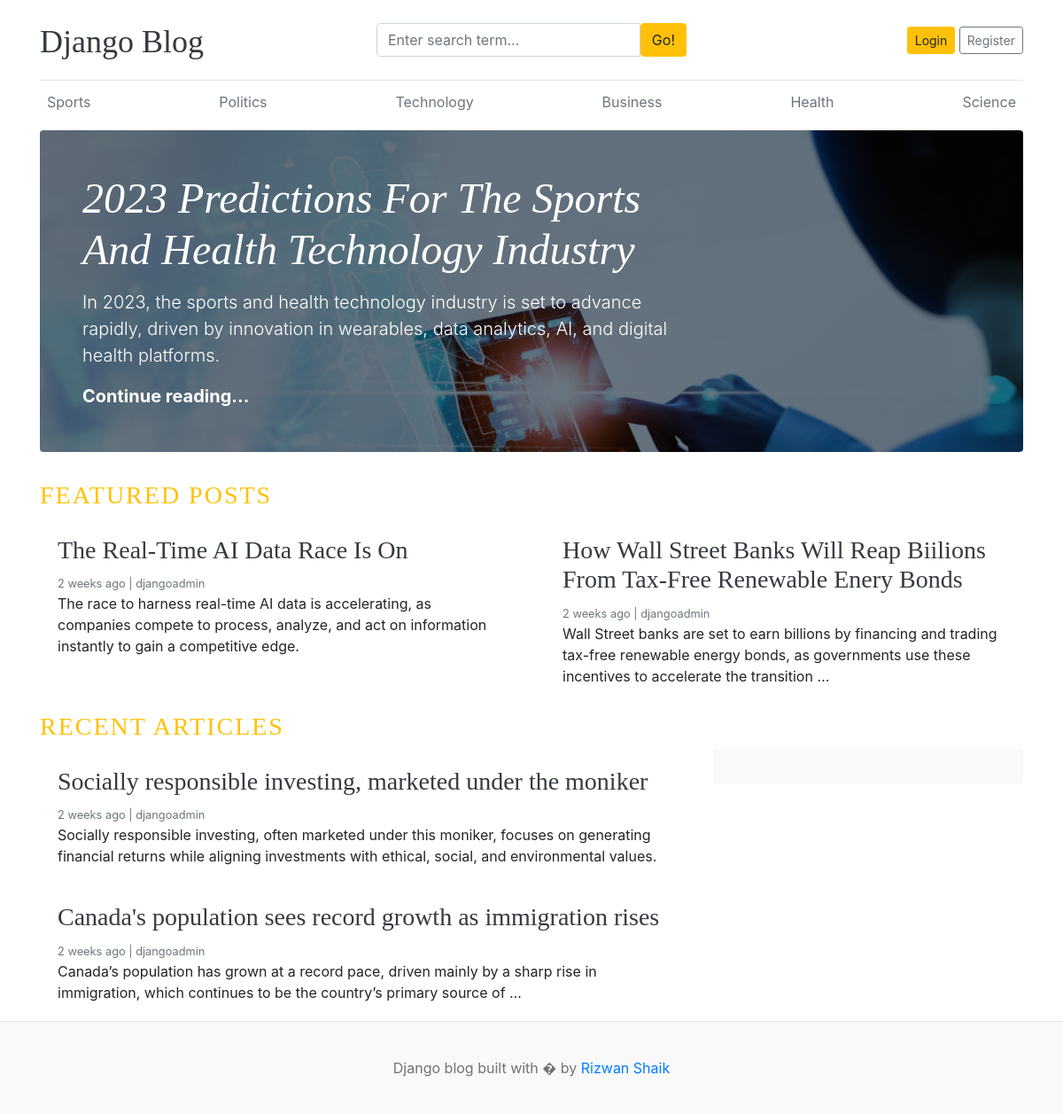
The app's page /, older data.
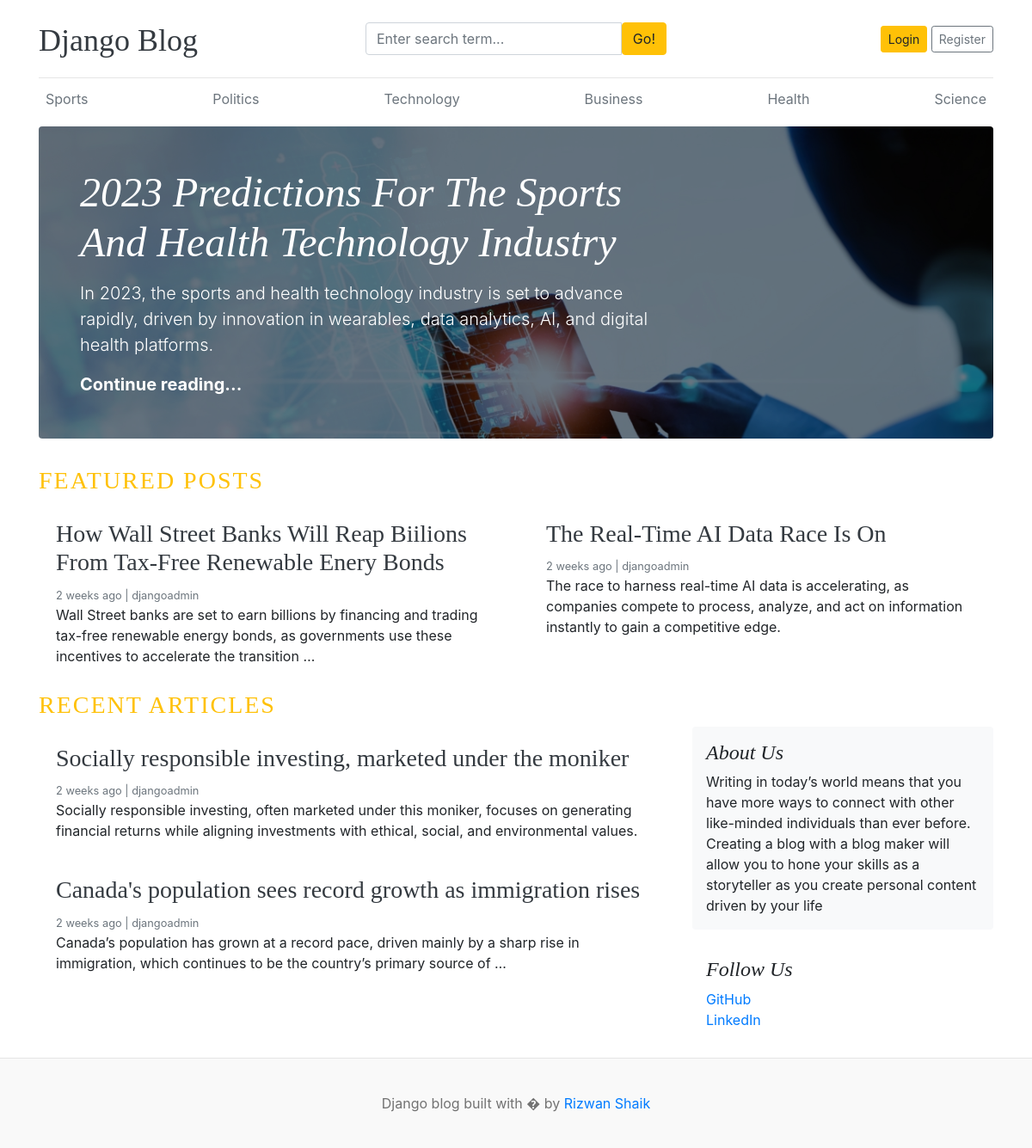
The same page, newer data.
### blogs/models.py (models this page shows, shortened)
class Category(models.Model):
    category_name = models.CharField(max_length=50, unique=True)
    created_at = models.DateTimeField(auto_now_add=True)
    updated_at = models.DateTimeField(auto_now=True)
    class Meta:
        verbose_name_plural = 'categories'

class Blog(models.Model):
    title = models.CharField(max_length=100)
    slug = models.SlugField(max_length=150, unique=True, blank=True)
    category = models.ForeignKey(Category, on_delete=models.CASCADE)
    author = models.ForeignKey(User, on_delete=models.CASCADE)
    feature_image = models.ImageField(upload_to='uploads/%Y/%m/%d')
    short_description = models.TextField(max_length=500)
    blog_body = models.TextField(max_length=2000)
    status = models.CharField(max_length=20,choices=STATUS_CHOICES, default="Draft")
    is_featured = models.BooleanField(default=False)
    created_at = models.DateTimeField(auto_now_add=True)
    updated_at = models.DateTimeField(auto_now=True)

### assignements/models.py (models this page shows, shortened)
class About(models.Model):
    about_heading = models.CharField(max_length=25)
    about_description = models.TextField(max_length=255)
    created_at = models.DateTimeField(auto_now_add=True)
    update_at = models.DateTimeField(auto_now=True)
    class Meta:
        verbose_name_plural = 'About'

class SocialLink(models.Model):
    platform = models.CharField(max_length=25)
    link = models.URLField(max_length=100)
    created_at = models.DateTimeField(auto_now_add=True)
    updated_at = models.DateTimeField(auto_now=True)

### blog_main/views.py (the view)
# urls.py: 2. Add a URL to urlpatterns:  path('', views.home, name='home')
def home(request):
    featured_posts = Blog.objects.filter(is_featured=True, status = 'Published').order_by('updated_at')
    posts = Blog.objects.filter(is_featured=False, status='Published')
    try:
        about = About.objects.get()
    except:
        about = None
    context = {
        'featured_posts': featured_posts,
        'posts': posts,
        'about': about
    }
    return render(request, 'home.html', context)

### blogs/context_processors.py (called while the page is built)
def get_categories(request):
    categories = Category.objects.all()
    return dict(categories=categories)

def get_social_links(request):
    social_links = SocialLink.objects.all()
    return dict(social_links=social_links)

### templates/home.html
{% extends 'base.html' %}
    {% block content %}
      {% for post in featured_posts %}
      {% if forloop.first %}
      <div
        class="jumbotron p-3 p-md-5 text-white rounded bg-dark"
        style="background-image: url({{ post.feature_image.url}});background-blend-mode:overlay;background-size:cover;">
        <div class="col-md-8 px-0">
          <h1 class="display-4 font-italic">{{post.title}}</h1>
          <p class="lead my-3">{{post.short_description | truncatewords:25}}</p>
          <p class="lead mb-0">
            <a href="{% url 'blogs' post.slug %}" class="text-white font-weight-bold"
              >Continue reading...</a
            >
          </p>
        </div>
      </div>
      {% endif%}
      {% endfor %}
      <h3 class="text-uppercase text-warning" style="letter-spacing: 2px">
        Featured Posts
      </h3>
      <div class="row mb-2">
        {% for post in featured_posts %} {% if not forloop.first %}
        <div class="col-md-6">
          <div class="card border-0">
            <div class="card-body">
              <h3><a href="{% url 'blogs' post.slug %}" class="text-dark">{{ post.title }}</h3></a>
              <small class="mb-1 text-muted"
                >{{post.created_at | timesince }} ago | {{post.author}}</small
              >
              <p class="card-text">{{post.short_description | truncatewords:25}}</p>
            </div>
          </div>
        </div>
        {% endif %}
    {% endfor %}
      </div>
<h3 class="text-uppercase text-warning" style="letter-spacing: 2px">
    Recent Articles
  </h3>
      <main role="main" class="container p-0">
        <div class="row">
          <div class="col-md-8 blog-main">
            {% for post in posts %}
            <div class="card border-0">
              <div class="card-body">
                <h3><a href="{% url 'blogs' post.slug %}" class="text-dark">{{ post.title }}</a></h3>
                <small class="mb-1 text-muted"
                  >{{post.created_at | timesince }} ago | {{post.author}}</small
                >
                <p class="card-text">{{post.short_description | truncatewords:25}}</p>
              </div>
            </div>
            {% endfor %}
          </div>
          <aside class="col-md-4 blog-sidebar">
            <div class="p-3 mb-3 bg-light rounded">
              <h4 class="font-italic">{{ about.about_heading}}</h4>
              <p class="mb-0">
                {{ about.about_description}}
              </p>
            </div>
            {% if social_links %}
            <div class="p-3">
              <h4 class="font-italic">Follow Us</h4>
              <ol class="list-unstyled">
                {% for i in social_links %}
                <li><a href="{{ i.link }}" target="_blank">{{ i.platform }}</a></li>
                {% endfor %}
              </ol>
            </div>
            {% endif %}
          </aside>
        </div>
      </main>
    </div>
    {% endblock %}

### templates/base.html (shortened to what this page needs)
{% load static %}
<!DOCTYPE html>
<html lang="en">
  <head>
    <link
      href="https://getbootstrap.com/docs/4.0/dist/css/bootstrap.min.css"
      rel="stylesheet"
    />
    <link href="{% static 'css/blog.css' %}" rel="stylesheet" />
    <link rel="stylesheet" href="https://cdnjs.cloudflare.com/ajax/libs/font-awesome/4.7.0/css/font-awesome.min.css">
  </head>
  <body>
    <div class="container">
      <header class="blog-header py-3">
        <div class="row flex-nowrap justify-content-between align-items-center">
          <div class="col-4 pt-1">
            <a class="blog-header-logo text-dark" href="/">Django Blog</a>
          </div>
          <div class="col-4">
            <form action="{% url 'search' %}" method="GET">
                <div class="input-group">
                    <input class="form-control" type="text" name="keyword" placeholder="Enter search term..." aria-label="Enter search term..." aria-describedby="button-search" />
                    <button type="submit" class="btn btn-warning" id="button-search" type="button">Go!</button>
                </div>
            </form>
          </div>
          <div class="col-4 d-flex justify-content-end align-items-center">
            {% if not user.is_authenticated %}
            <a class="btn btn-sm btn-warning" href="{% url 'login' %}">Login</a> &nbsp;
            <a class="btn btn-sm btn-outline-secondary" href="{% url 'register' %}">Register</a>
            {% else %}
            <span><a href="{% url 'dashboard' %}">Dashboard</a></span>
            &emsp;
            <span class="btn text-dark"><a href="{% url 'logout' %}">Logout</a></span>
            {% endif %}
          </div>
        </div>
      </header>
      <div class="nav-scroller py-1 mb-2">
        <nav class="nav d-flex justify-content-between">
          {% for cat in categories %}
          <a class="p-2 text-muted" href="{% url 'posts_by_category' cat.id %}">{{cat.category_name}}</a>
          {% endfor %}
        </nav>
      </div>
{% block content %}
{% endblock %}
<footer class="blog-footer">
    <p>Django blog built with � by <a href="#">Rizwan Shaik</a></p>
  </footer>
</body>
</html>

Row changes from the older to the newer data that the page shows:
changed Blog "How Wall Street Banks Will Reap Biilions From Tax-Free Renewable Enery Bonds": moves up the list
added About: about_heading "About Us", about_description "Writing in today’s world means that you have more ways to connect with other like-minded individuals than ever before. Creating a blog with a blog maker will allow you to hone your skills as a storyteller as you create personal content driven by your life"
added SocialLink: platform "GitHub"
added SocialLink: platform "LinkedIn"
Text that changed along with them:
text now shown: "Follow Us"
